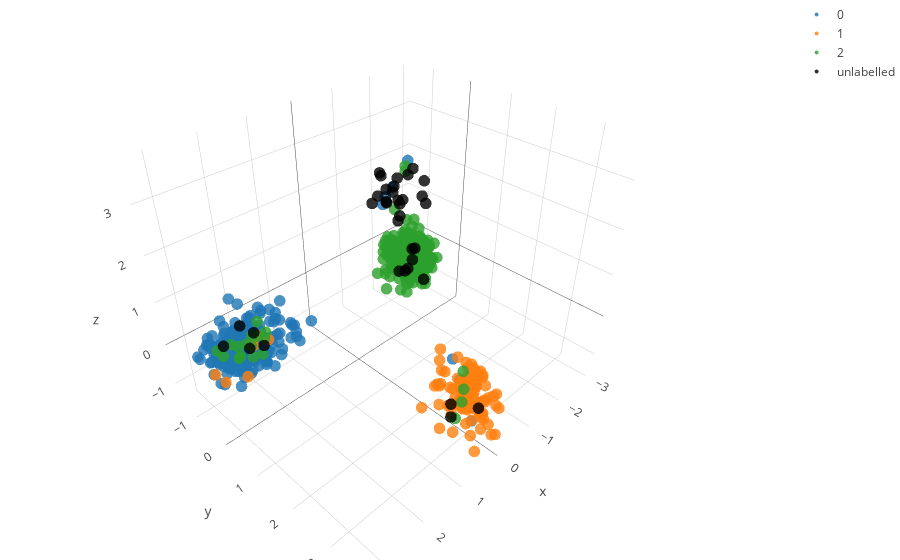

Notebook code cell kept with this figure:
### Code cell
# Plot the results
## Reference populations
fig_data= [go.Scatter3d(
        x = features[[x for x in range(sum(Sizes)) if label_vector[x] == i],0],
        y = features[[x for x in range(sum(Sizes)) if label_vector[x] == i],1],
        z = features[[x for x in range(sum(Sizes)) if label_vector[x] == i],2],
        type='scatter3d',
        mode= "markers",
        marker= {
        'line': {'width': 0},
        'size': 4,
        'symbol': 'circle',
      "opacity": .8
      },
      name= str(i)
    ) for i in labels]


## Incognita:
admx_t= [y for y in it.chain(*admixed.values())] 
admx_t= np.array(admx_t)
admx_t= pca.transform(admx_t)

fig_data.append(
    go.Scatter3d(
        x = admx_t[:,0],
        y = admx_t[:,1],
        z = admx_t[:,2],
        type='scatter3d',
        mode= "markers",
        marker= {
        'color':'rgb(0,0,0)',
        'line': {'width': 0},
        'size': 4,
        'symbol': 'circle',
      "opacity": .8
      },
      name= 'unlabelled'
    ))


layout = go.Layout(
    margin=dict(
        l=0,
        r=0,
        b=0,
        t=0
    )
)

fig = go.Figure(data=fig_data, layout=layout)
iplot(fig)
